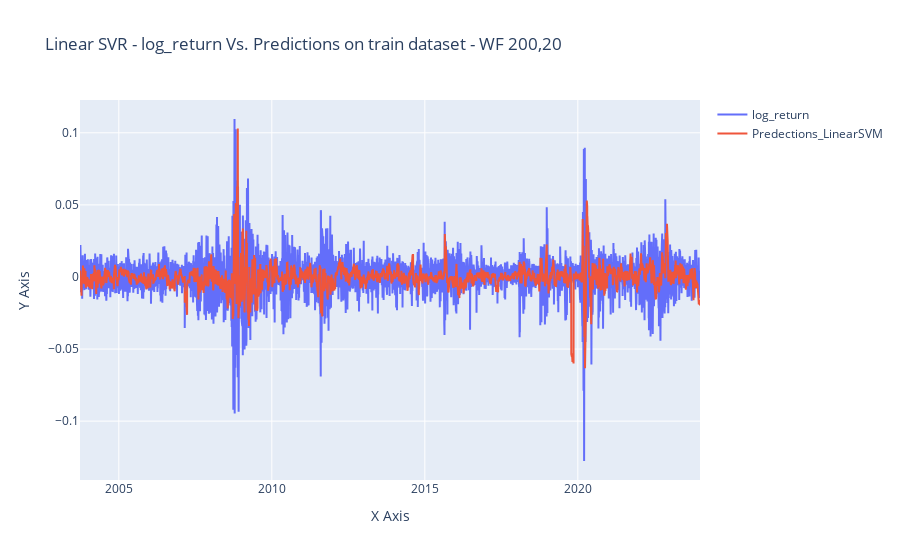

Write notebook code for a chart like this one.
### Code cell
# Assuming df is your DataFrame containing the data
# Replace 'feature1' and 'feature2' with the names of the features you want to plot
feature1 = 'log_return'
feature2 = 'Predections_LinearSVM'

# Create line plot
fig = go.Figure(data=go.Scatter(
    x=sp500_d.index,  # Assuming the index represents x-axis values
    y=sp500_d[feature1],
    mode='lines',
    name=feature1
))

# Add another line plot for the second feature
fig.add_trace(go.Scatter(
    x=sp500_d.index,  # Assuming the index represents x-axis values
    y=sp500_d[feature2],
    mode='lines',
    name=feature2
))

# Customize layout
fig.update_layout(
    title='Linear SVR - log_return Vs. Predictions on train dataset - WF 200,20',
    xaxis=dict(title='X Axis'),  # Customize x-axis label
    yaxis=dict(title='Y Axis'),  # Customize y-axis label
    hovermode='closest'
)

# Show plot
fig.show()

### Figure 1 — Plotly figure (JSON) as saved in the notebook; plotly's stock layout.template omitted (floating-point values rounded to 4 significant figures; data arrays with more than 128 entries replaced by an {"elided": "..."} marker saying what was removed)
{"data": [{"mode": "lines", "name": "log_return", "type": "scatter", "x": {"elided": "5100 str values"}, "y": {"elided": "5100 float values"}}, {"mode": "lines", "name": "Predections_LinearSVM", "type": "scatter", "x": {"elided": "5100 str values"}, "y": {"elided": "5100 float values"}}], "layout": {"hovermode": "closest", "title": {"text": "Linear SVR - log_return Vs. Predictions on train dataset - WF 200,20"}, "xaxis": {"title": {"text": "X Axis"}}, "yaxis": {"title": {"text": "Y Axis"}}}}
